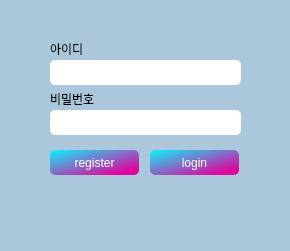
<?xml version="1.0" encoding="UTF-8"?>
<ui version="4.0">
 <class>login</class>
 <widget class="QMainWindow" name="login">
  <property name="geometry">
   <rect>
    <x>0</x>
    <y>0</y>
    <width>290</width>
    <height>251</height>
   </rect>
  </property>
  <property name="windowTitle">
   <string>login</string>
  </property>
  <property name="styleSheet">
   <string notr="true">background-color: rgb(171, 199, 220);</string>
  </property>
  <widget class="QWidget" name="centralwidget">
   <widget class="QPushButton" name="login_Btn">
    <property name="geometry">
     <rect>
      <x>150</x>
      <y>150</y>
      <width>89</width>
      <height>25</height>
     </rect>
    </property>
    <property name="styleSheet">
     <string notr="true">QPushButton{
	color: white;
	background-color: qlineargradient(spread:pad, x1:0, y1:0, x2:0.857143, y2:0.857955, stop:0 rgba(10, 242, 251, 255), stop:1 rgba(224, 6, 159, 255));
	border-radius: 5px;
}</string>
    </property>
    <property name="text">
     <string>login</string>
    </property>
   </widget>
   <widget class="QPushButton" name="register_Btn">
    <property name="geometry">
     <rect>
      <x>50</x>
      <y>150</y>
      <width>89</width>
      <height>25</height>
     </rect>
    </property>
    <property name="styleSheet">
     <string notr="true">QPushButton{
	color: white;
	background-color: qlineargradient(spread:pad, x1:0, y1:0, x2:0.857143, y2:0.857955, stop:0 rgba(10, 242, 251, 255), stop:1 rgba(224, 6, 159, 255));
	border-radius: 5px;
}</string>
    </property>
    <property name="text">
     <string>register</string>
    </property>
   </widget>
   <widget class="QLineEdit" name="id_text">
    <property name="geometry">
     <rect>
      <x>50</x>
      <y>60</y>
      <width>191</width>
      <height>25</height>
     </rect>
    </property>
    <property name="styleSheet">
     <string notr="true">color: rgb(0, 0, 0);
background-color: white;
border-radius: 5px;</string>
    </property>
   </widget>
   <widget class="QLineEdit" name="pw_text">
    <property name="geometry">
     <rect>
      <x>50</x>
      <y>110</y>
      <width>191</width>
      <height>25</height>
     </rect>
    </property>
    <property name="styleSheet">
     <string notr="true">color: rgb(0, 0, 0);
background-color: white;
border-radius: 5px;</string>
    </property>
   </widget>
   <widget class="QLabel" name="label">
    <property name="geometry">
     <rect>
      <x>50</x>
      <y>40</y>
      <width>67</width>
      <height>17</height>
     </rect>
    </property>
    <property name="text">
     <string>아이디</string>
    </property>
   </widget>
   <widget class="QLabel" name="label_2">
    <property name="geometry">
     <rect>
      <x>50</x>
      <y>90</y>
      <width>67</width>
      <height>17</height>
     </rect>
    </property>
    <property name="text">
     <string>비밀번호</string>
    </property>
   </widget>
  </widget>
  <widget class="QMenuBar" name="menubar">
   <property name="geometry">
    <rect>
     <x>0</x>
     <y>0</y>
     <width>290</width>
     <height>22</height>
    </rect>
   </property>
  </widget>
  <widget class="QStatusBar" name="statusbar"/>
 </widget>
 <resources/>
 <connections/>
</ui>
